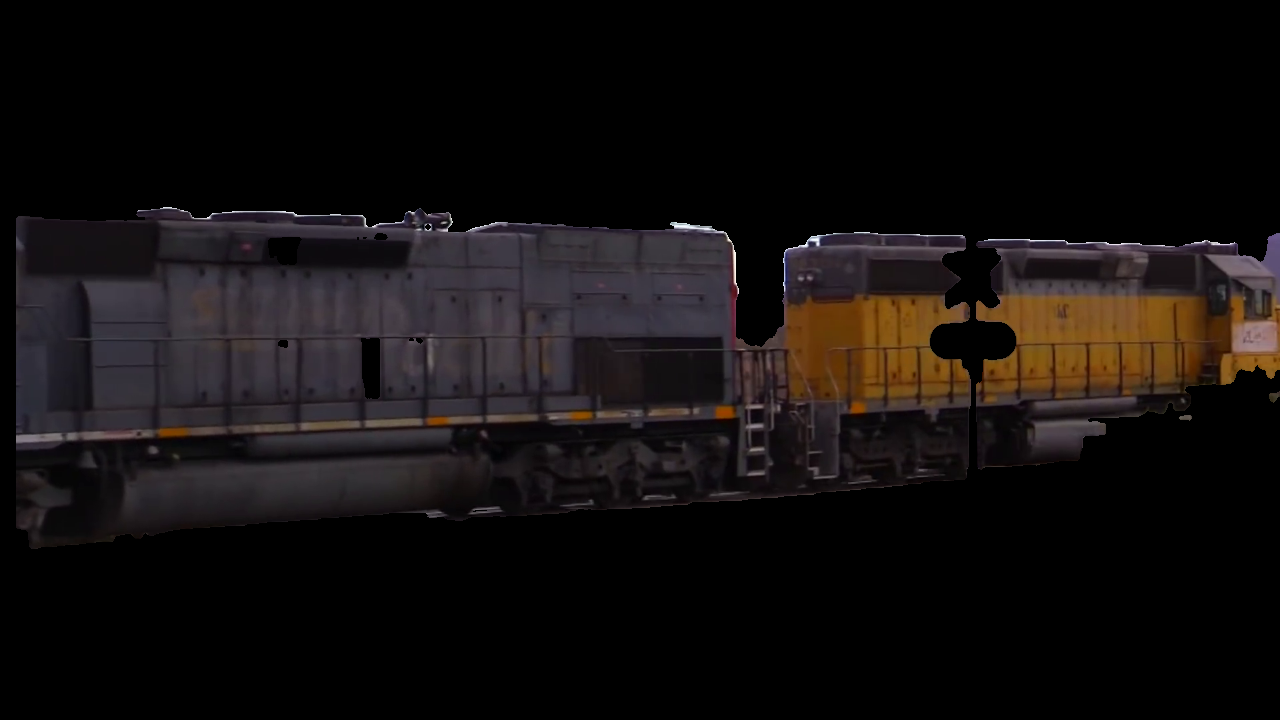
#> input picture poc/parallax/test_full_r.png, 1280 x 720 px
$ python panorama_v0.py
#> lines starting #> are read from the running program, lines starting #| are printed output that depends on the picture; after the words box and inside, x2 and y2 are one past the last pixel; in counts of white or black regions, pixels touching at a corner belong together
import sys
import cv2
import numpy as np
import os

# Load our images
imgr = cv2.imread(os.path.join(os.path.abspath(os.path.dirname(__file__)),"test_full_r.png"))
#> imgr is the input picture: shape (720, 1280, 3); mean B, G, R 14.3, 14.8, 18.5
imgl = cv2.imread(os.path.join(os.path.abspath(os.path.dirname(__file__)),"test_full_l.png"))
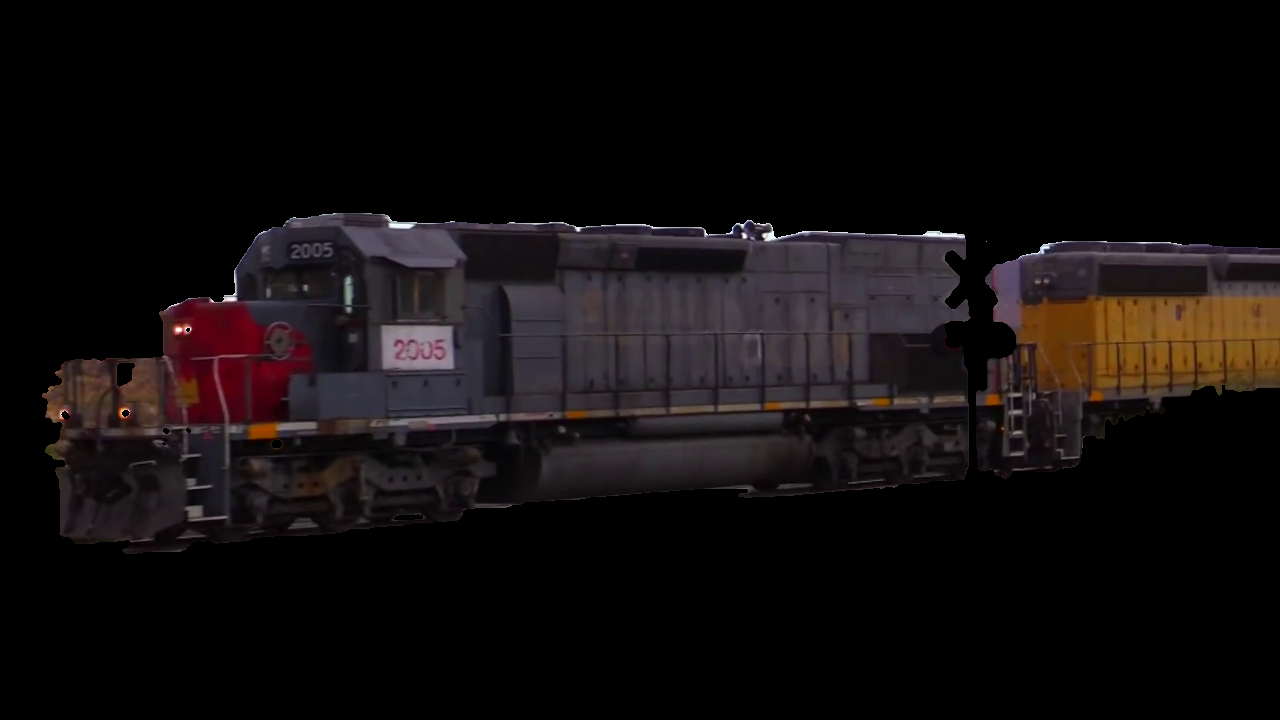
#> input picture poc/parallax/test_full_l.png, 1280 x 720 px
#> imgl is the input picture: shape (720, 1280, 3); mean B, G, R 13.4, 13, 17.1

imgr_gray = cv2.cvtColor(imgr, cv2.COLOR_BGR2GRAY)
imgl_gray = cv2.cvtColor(imgl, cv2.COLOR_BGR2GRAY)
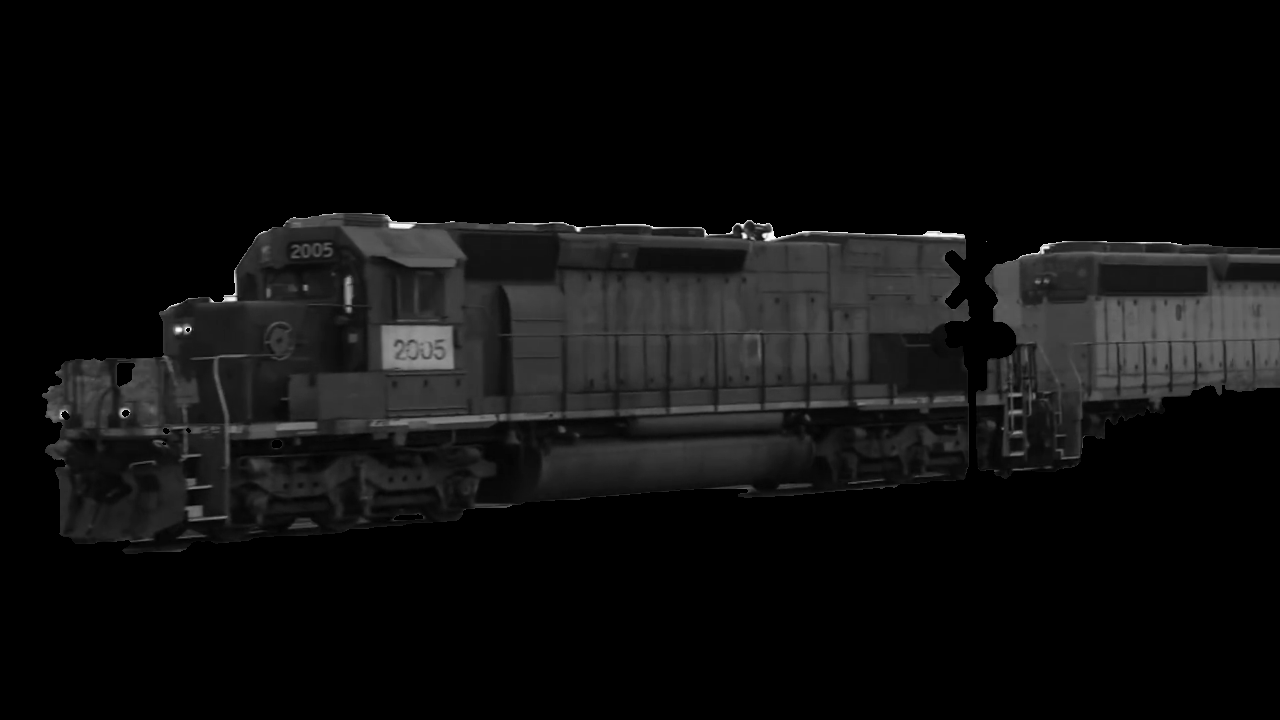
#> imgl_gray: shape (720, 1280); min 0, max 254, mean 14.3

cv2.imshow("imgr_gray", imgr_gray)
cv2.imshow("imgl_gray", imgl_gray)

# Create our ORB detector and detect keypoints and descriptors
orb = cv2.ORB_create(nfeatures=2000)

# Find the key points and descriptors with ORB
keypoints1, descriptors1 = orb.detectAndCompute(imgr, None)
#> keypoints1 = 2000 keypoints; strongest (x, y, size): (428, 227, 31), (803, 244, 31), (672, 224, 37.2), (806, 242, 37.2)
keypoints2, descriptors2 = orb.detectAndCompute(imgl, None)
#> keypoints2 = 2000 keypoints; strongest (x, y, size): (742, 224, 31), (188, 330, 31), (707, 232, 31), (742, 226, 31)

cv2.imshow("keypoints", cv2.drawKeypoints(imgr, keypoints1, None, (255, 0, 255)))

cv2.imshow("keypoints2", cv2.drawKeypoints(imgl, keypoints2, None, (255, 0, 255)))
cv2.waitKey()

# Create a BFMatcher object.
# It will find all of the matching keypoints on two images
bf = cv2.BFMatcher_create(cv2.NORM_HAMMING)

# Find matching points
matches = bf.knnMatch(descriptors1, descriptors2,k=2)
#> matches = 2000 matches

def draw_matches(imgr, keypoints1, imgl, keypoints2, matches):
    r, c = imgr.shape[:2]
    r1, c1 = imgl.shape[:2]

    # Create a blank image with the size of the first image + second image
    output_img = np.zeros((max([r, r1]), c+c1, 3), dtype='uint8')
    output_img[:r, :c, :] = np.dstack([imgr, imgr, imgr])
    output_img[:r1, c:c+c1, :] = np.dstack([imgl, imgl, imgl])

    # Go over all of the matching points and extract them
    for match in matches:
        imgr_idx = match.queryIdx
        imgl_idx = match.trainIdx
        (x1, y1) = keypoints1[imgr_idx].pt
        (x2, y2) = keypoints2[imgl_idx].pt

        # Draw circles on the keypoints
        cv2.circle(output_img, (int(x1),int(y1)), 4, (0, 255, 255), 1)
        cv2.circle(output_img, (int(x2)+c,int(y2)), 4, (0, 255, 255), 1)

        # Connect the same keypoints
        cv2.line(output_img, (int(x1),int(y1)), (int(x2)+c,int(y2)), (0, 255, 255), 1)

    return output_img

all_matches = []
for m, n in matches:
    all_matches.append(m)
#> after the loop, all_matches = 2000 matches

img3 = draw_matches(imgr_gray, keypoints1, imgl_gray, keypoints2, all_matches[:30])
#> in draw_matches, `output_img[:r1, c:c+c1, :] = np.dstack([imgl, imgl, imgl])`:
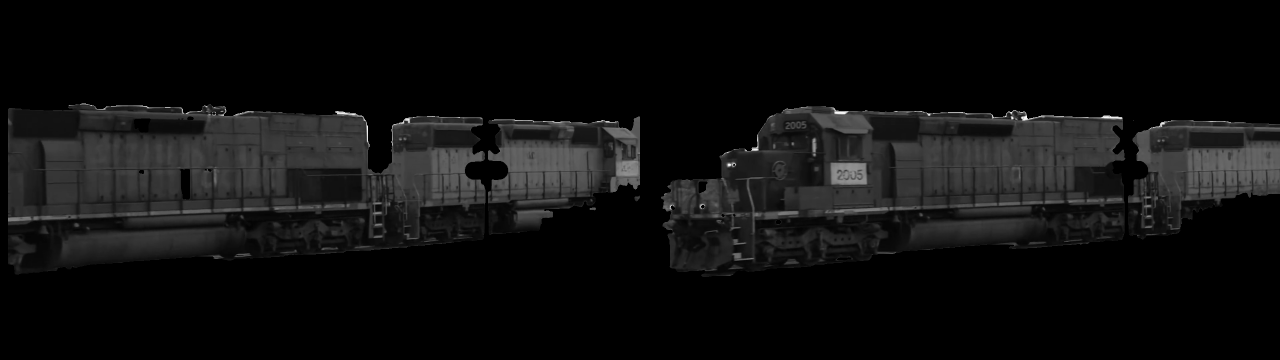
#> output_img: shape (720, 2560, 3) (shown at 1/2 size); min 0, max 254, mean 15.1
#> the loop in draw_matches, `for match in matches:` made 30 passes
#> (imgl_idx, x1, y1, x2, y2) on passes 1 to 12: (1894, 771, 463, 258, 232.9), (1938, 809, 452, 444.3, 329.7), (1154, 161, 208, 927.9, 231.6), (107, 174, 208, 845, 232), (16, 420, 208, 747, 220), (366, 152, 209, 252, 243), (589, 156, 451, 123.6, 412.8), (98, 138, 210, 927, 231), (66, 147, 210, 1026, 254), (114, 181, 210, 1062, 241), (266, 183, 210, 190, 298), (457, 416, 210, 742.8, 222)
#> after the loop in draw_matches, `for match in matches:`:
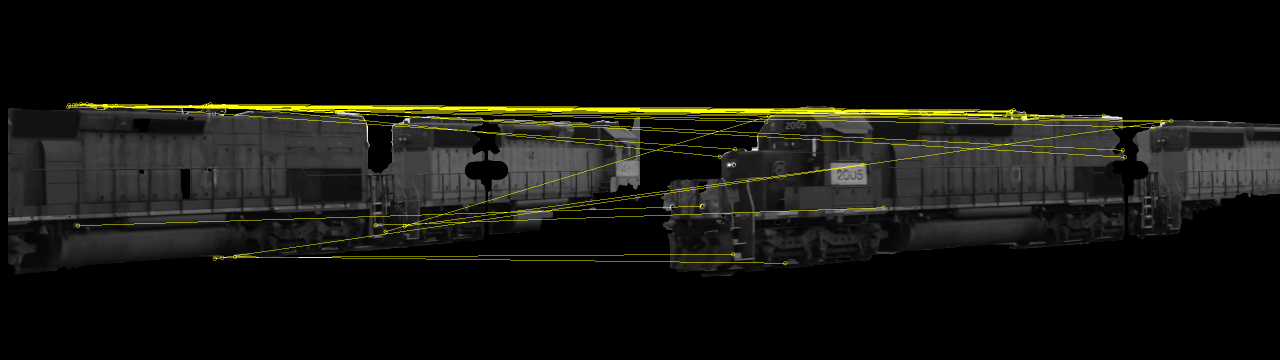
#> output_img: shape (720, 2560, 3) (shown at 1/2 size); 1.89% of pixels changed, all inside (x1, y1, x2, y2) = (132, 204, 2347, 531); drawn as B, G, R
cv2.imshow("img3", img3)
cv2.waitKey()

# Finding the best matches
good = []
for m, n in matches:
    if m.distance < 0.6 * n.distance:
        good.append(m)
#> after the loop, good = 60 matches

cv2.imshow("keypoints1", cv2.drawKeypoints(imgr, [keypoints1[m.queryIdx] for m in good], None, (255, 0, 255)))
cv2.imshow("keypoints2", cv2.drawKeypoints(imgl, [keypoints2[m.trainIdx] for m in good], None, (255, 0, 255)))
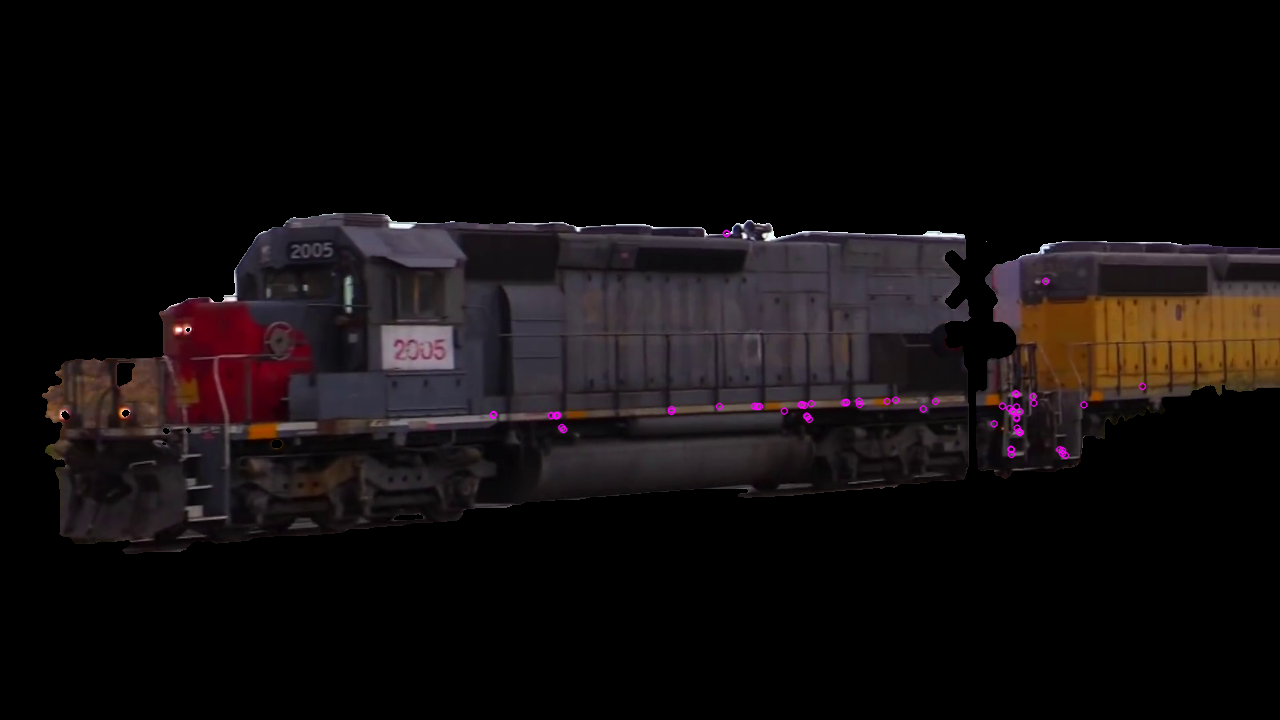
#> window 'keypoints2': shape (720, 1280, 3); mean B, G, R 13.7, 13, 17.3

cv2.waitKey()

def warpImages(imgr, imgl, H):

  rows1, cols1 = imgr.shape[:2]
  rows2, cols2 = imgl.shape[:2]

  list_of_points_1 = np.float32([[0,0], [0, rows1],[cols1, rows1], [cols1, 0]]).reshape(-1, 1, 2)
  temp_points = np.float32([[0,0], [0,rows2], [cols2,rows2], [cols2,0]]).reshape(-1,1,2)

  # When we have established a homography we need to warp perspective
  # Change field of view
  list_of_points_2 = cv2.perspectiveTransform(temp_points, H)

  list_of_points = np.concatenate((list_of_points_1,list_of_points_2), axis=0)

  [x_min, y_min] = np.int32(list_of_points.min(axis=0).ravel() - 0.5)
  [x_max, y_max] = np.int32(list_of_points.max(axis=0).ravel() + 0.5)

  translation_dist = [-x_min,-y_min]

  H_translation = np.array([[1, 0, translation_dist[0]], [0, 1, translation_dist[1]], [0, 0, 1]])

  output_img = cv2.warpPerspective(imgl, H_translation.dot(H), (x_max-x_min, y_max-y_min))
  output_img[translation_dist[1]:rows1+translation_dist[1], translation_dist[0]:cols1+translation_dist[0]] = imgr

  return output_img

# Set minimum match condition
MIN_MATCH_COUNT = 10

if len(good) > MIN_MATCH_COUNT:
    # Convert keypoints to an argument for findHomography
    src_pts = np.float32([ keypoints1[m.queryIdx].pt for m in good]).reshape(-1,1,2)
#> src_pts = 60 rows, first 8: [395, 222], [396, 222], [820.8, 474], [748.8, 474], [816, 471.6], [58.8, 433.2], [366, 424.8], [808.8, 277.2]
    dst_pts = np.float32([ keypoints2[m.trainIdx].pt for m in good]).reshape(-1,1,2)
#> dst_pts = 60 rows, first 8: [726, 233], [726, 233], [1065, 455], [1011, 454], [1062, 453], [493.2, 414], [671, 411], [1045.2, 280.8]

    # Establish a homography
    M, _ = cv2.findHomography(src_pts, dst_pts, cv2.RANSAC,5.0)
#> M = [[0.742, 0.179, 401.4], [-0.0167, 0.941, 32.78], [-5.49e-05, 0.000147, 1]]

    result = warpImages(imgl, imgr, M)
#> in warpImages, `list_of_points_2 = cv2.perspectiveTransform(temp_points, H)`: list_of_points_2 = [[401.4, 32.78], [479.3, 641.9], [1428.6, 664.9], [1453.1, 12.32]]
#> in warpImages, `list_of_points = np.concatenate((list_of_points_1,list_of_points_2), a..`: list_of_points = [[0, 0], [0, 720], [1280, 720], [1280, 0], [401.4, 32.78], [479.3, 641.9], [1428.6, 664.9], [1453.1, 12.32]]
#> in warpImages, `[x_min, y_min] = np.int32(list_of_points.min(axis=0).ravel() - 0.5)`: x_min = 0
#> in warpImages, `[x_max, y_max] = np.int32(list_of_points.max(axis=0).ravel() + 0.5)`: x_max = 1453; y_max = 720
#> in warpImages, `translation_dist = [-x_min,-y_min]`: translation_dist = [0, 0]
#> in warpImages, `H_translation = np.array([[1, 0, translation_dist[0]], [0, 1, translat..`: H_translation = [[1, 0, 0], [0, 1, 0], [0, 0, 1]]
#> in warpImages, `output_img[translation_dist[1]:rows1+translation_dist[1], translation_..`:
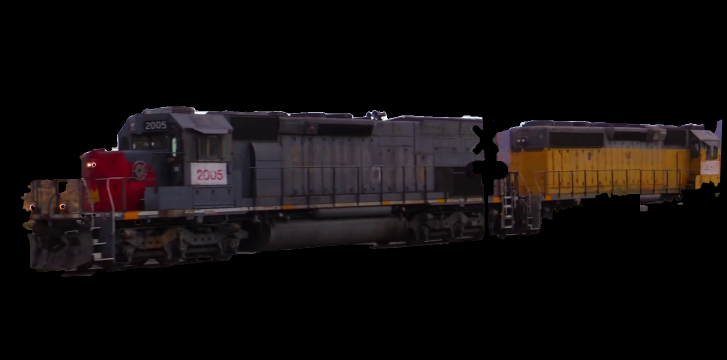
#> output_img: shape (720, 1453, 3) (shown at 1/2 size); mean B, G, R 12.7, 12.8, 16.9

    cv2.imshow("finale", result)

cv2.waitKey()
